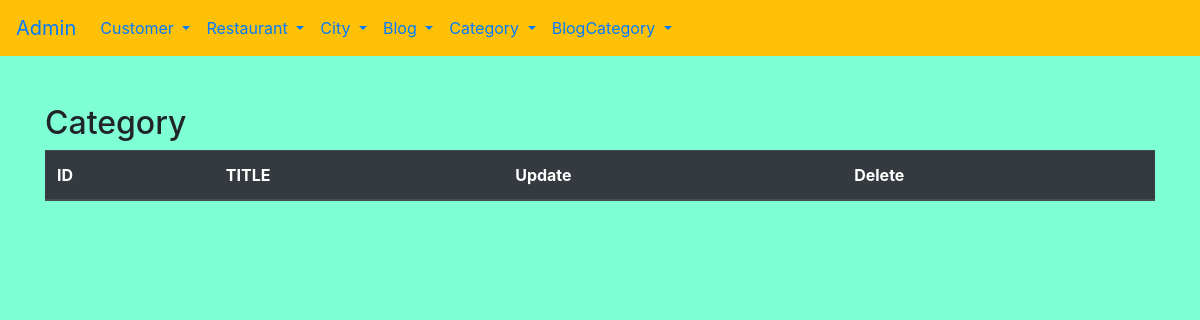
Page /admin/blogcategorylist on the earlier database version.
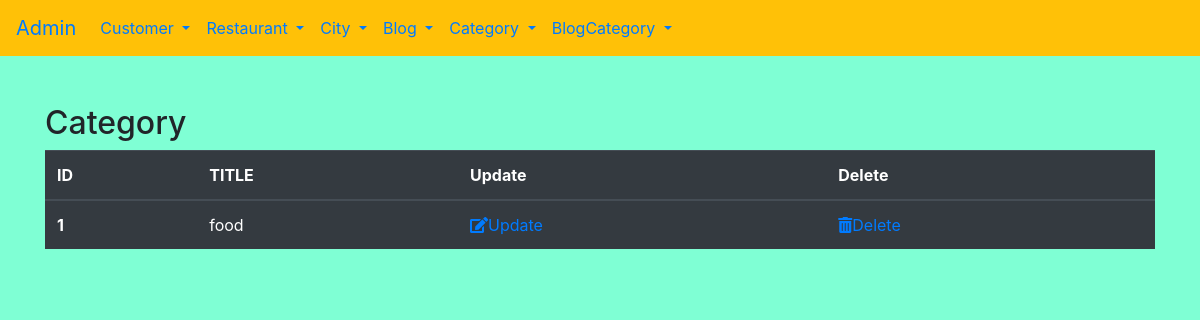
Same page on the later database version.
### gricklo/models.py (models this page shows, shortened)
class BlogCategory(db.Model):
    __tablename__ = "blogcategory"
    id = db.Column(db.Integer, primary_key = True)
    title = db.Column(db.String(50),nullable = False)
    blog =db.relationship('Blog', backref='blogs',lazy=True)

### gricklo/controlers.py (the view)
@app.route('/admin/blogcategorylist')
def blogcategory_list():
    blogcategories = BlogCategory.query.all()
    return render_template('admin/blogcategorylist.html', blogcategories=blogcategories)

### gricklo/templates/admin/blogcategorylist.html
{% extends "admin/base.html"%}
{% block content%}
<h2>Category</h2>
  <table class="table table-dark">
    <thead>
      <tr>
        <th scope="col">ID</th>
        <th scope="col">TITLE</th>
        <th scope="col">Update</th>
        <th scope="col">Delete</th>
      </tr>
    </thead>
    <tbody>
        {% for blogcategory in blogcategories %}
        <tr>
            <th scope="row">{{blogcategory.id}}</th>
            <td>{{blogcategory.title}}</td>
            <td><a href="{{url_for('blogcategory_edit', id=blogcategory.id)}}"><i class="fas fa-edit"></i>Update</a></td>
            <td><a href="{{url_for('blogcategory_delete', id=blogcategory.id)}}" onclick="return confirm('Are you sure to delete?')"><i class="fas fa-trash-alt"></i>Delete</a></td>
          </tr>
        {% endfor %}
    </tbody>
  </table>
{% endblock %}

Differences in the rows shown:
added BlogCategory: id "1", title "food"
